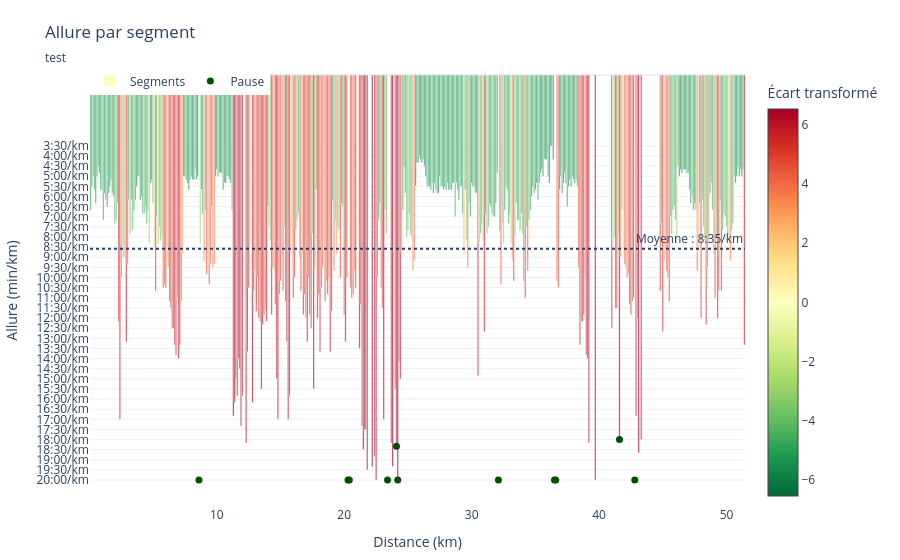

The code cell stored with this chart in its notebook:
### Code cell
race.plot.pace_by_segment().show()
# race.plot.hr_overlay().show()
race.plot.track_map().show()
# race.plot.altitude().show()
# race.plot.speed().show()
# race.plot.time_in_hr_zones()

### Figure 1 — Plotly figure (JSON) as saved in the notebook; plotly's stock layout.template omitted (floating-point values rounded to 4 significant figures; data arrays with more than 128 entries replaced by an {"elided": "..."} marker saying what was removed)
{"data": [{"customdata": {"elided": "514x3 float values"}, "hovertemplate": "Segment %{customdata[0]:.0f}<br>Allure : %{y:.2f} min/km<br>Écart : %{customdata[1]:+.0f} s/km<br>Distance : %{customdata[2]:.0f} m<extra></extra>", "marker": {"cmid": 0, "color": {"elided": "514 float values"}, "colorbar": {"title": {"text": "Écart transformé"}}, "colorscale": [[0, "rgb(0,104,55)"], [0.1, "rgb(26,152,80)"], [0.2, "rgb(102,189,99)"], [0.3, "rgb(166,217,106)"], [0.4, "rgb(217,239,139)"], [0.5, "rgb(255,255,191)"], [0.6, "rgb(254,224,139)"], [0.7, "rgb(253,174,97)"], [0.8, "rgb(244,109,67)"], [0.9, "rgb(215,48,39)"], [1, "rgb(165,0,38)"]]}, "name": "Segments", "type": "bar", "width": {"elided": "514 float values"}, "x": {"elided": "514 float values"}, "y": {"elided": "514 float values"}}, {"hovertemplate": "Pause<extra></extra>", "legendgroup": "pause", "marker": {"color": "#004E00", "size": 7}, "mode": "markers", "name": "Pause", "type": "scatter", "x": [8.6, 20.3, 20.4, 23.4, 24.1, 24.2, 32.1, 36.5, 36.6, 41.6, 42.8], "y": [20.0, 20.0, 20.0, 20.0, 18.33, 20.0, 20.0, 20.0, 20.0, 18.0, 20.0]}], "layout": {"annotations": [{"showarrow": false, "text": "Moyenne : 8:35/km", "x": 1, "xanchor": "right", "xref": "x domain", "y": 8.582, "yanchor": "bottom", "yref": "y"}], "hoverlabel": {"namelength": -1}, "legend": {"orientation": "h", "x": 0, "y": 1.02}, "margin": {"b": 45, "l": 50, "r": 25, "t": 75}, "shapes": [{"line": {"dash": "dot"}, "type": "line", "x0": 0, "x1": 1, "xref": "x domain", "y0": 8.582, "y1": 8.582, "yref": "y"}], "title": {"subtitle": {"text": "test"}, "text": "Allure par segment"}, "xaxis": {"title": {"text": "Distance (km)"}}, "yaxis": {"autorange": "reversed", "ticktext": ["3:30/km", "4:00/km", "4:30/km", "5:00/km", "5:30/km", "6:00/km", "6:30/km", "7:00/km", "7:30/km", "8:00/km", "8:30/km", "9:00/km", "9:30/km", "10:00/km", "10:30/km", "11:00/km", "11:30/km", "12:00/km", "12:30/km", "13:00/km", "13:30/km", "14:00/km", "14:30/km", "15:00/km", "15:30/km", "16:00/km", "16:30/km", "17:00/km", "17:30/km", "18:00/km", "18:30/km", "19:00/km", "19:30/km", "20:00/km"], "tickvals": [3.5, 4, 4.5, 5, 5.5, 6, 6.5, 7, 7.5, 8, 8.5, 9, 9.5, 10, 10.5, 11, 11.5, 12, 12.5, 13, 13.5, 14, 14.5, 15, 15.5, 16, 16.5, 17, 17.5, 18, 18.5, 19, 19.5, 20], "title": {"text": "Allure (min/km)"}}}}
